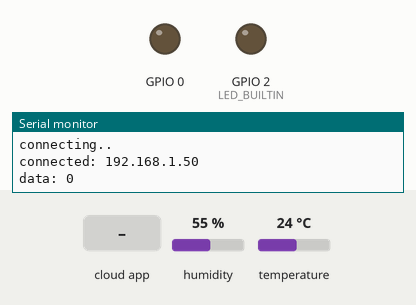
This sketch was run on a simulated ESP8266 (NodeMCU). On the bench: output pins drawn as LEDs (lit = HIGH, except the on-board LED, lit = LOW), the last lines printed to the serial monitor. Inputs (shaded band) come from the test bench; at power-on: humidity 55 %, temperature 24 °C. WiFi joins after 1.5 s; servers stay silent unless stated; the Firebase database answers and starts empty.

Above: at 3.2 s.
3.3 s: the phone or cloud app sets Led to 1
At 6.2 s:
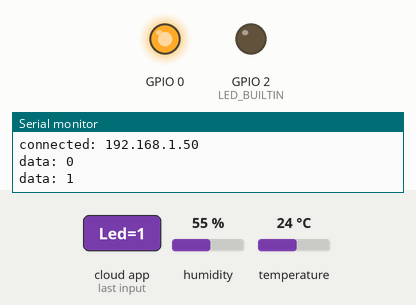
7.1 s: the phone or cloud app sets Led to 0
At 10.3 s:
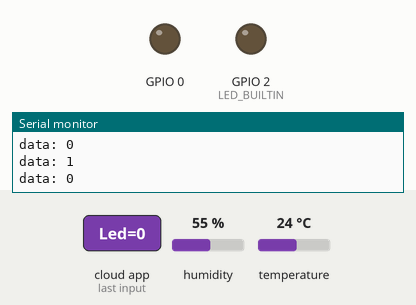
Timing chart, 0 to 11.8 s (numbered marks = the images above; inputs shaded):
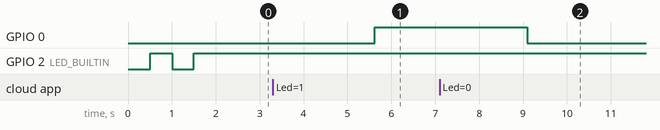

Measured:
- after the input at 3.3 s, GPIO 0: LOW → HIGH after 2.3 s
- after the input at 7.1 s, GPIO 0: HIGH → LOW after 2.0 s

The sketch:

ProjectMonitoring.ino
```cpp
#include <ESP8266WiFi.h>
#include <FirebaseArduino.h>
#include "DHT.h"

#define FIREBASE_HOST "latihan-XXXXXXXXXXXXXXXXXXX-default-rtdb.firebaseio.com"
#define FIREBASE_AUTH "aMVGX0HcMXXXXXXXXXXXXXXXXXXXXX8fu9mp9oFvu"
#define WIFI_SSID "Alfamart"
#define WIFI_PASSWORD "00000000"
//#define WIFI_SSID "Testing"
//#define WIFI_PASSWORD "11012345678"

#define DHTPIN 4
#define DHTTYPE DHT11
DHT dht(DHTPIN, DHTTYPE);
boolean data=false;

void setup() {
  pinMode(0,OUTPUT);
  pinMode(LED_BUILTIN, OUTPUT);
  Serial.begin(9600);

  // connect to wifi.
  WiFi.begin(WIFI_SSID, WIFI_PASSWORD);
  Serial.print("connecting");
  while (WiFi.status() != WL_CONNECTED) {
    digitalWrite(LED_BUILTIN, LOW);
    Serial.print(".");
    delay(500);
    digitalWrite(LED_BUILTIN, HIGH);
    delay(500);
  }
  Serial.println();
  Serial.print("connected: ");
  Serial.println(WiFi.localIP());

  dht.begin();

  Firebase.begin(FIREBASE_HOST, FIREBASE_AUTH);

}

void loop() {


  data = (Firebase.getBool("Data/Led"));
  Serial.print("data: ");
  Serial.println(data);
  if (data == false ){
    digitalWrite(0, LOW);
  }else if(data == true){
    digitalWrite(0, HIGH);
  }
  delay(1000);
//  digitalWrite(0, HIGH); // turn the LED on
//  delay(2000); // wait for a second
//  digitalWrite(0, LOW); // turn the LED off
//  delay(1000); // wait for a second

  int h = dht.readHumidity();
  int t = dht.readTemperature();
//
//  if (isnan(h) || isnan(t)) {
//    Serial.println(F("Failed to read from DHT sensor!"));
//    return;
//  }
//  Serial.print(F("Humidity: "));
//  Serial.print(h);
//  Serial.print(F("%  Temperature: "));
//  Serial.print(t);
//  Serial.println(F("°C "));


  String suhu = String(t);
  Firebase.setString("Data/Suhu",suhu);
  if (Firebase.failed()) {

      Serial.print("setting failed:");
      Serial.println(Firebase.error());
      digitalWrite(LED_BUILTIN, HIGH);
      digitalWrite(0, LOW);
      return;
  }
  delay(1000);
  String kelembapan = String(h);
  Firebase.setString("Data/Kelembapan",kelembapan);
  if (Firebase.failed()) {

      Serial.print("setting failed:");
      Serial.println(Firebase.error());
      digitalWrite(LED_BUILTIN, HIGH);
      digitalWrite(0, LOW);
      return;
  }
  delay(1000);


}
```
